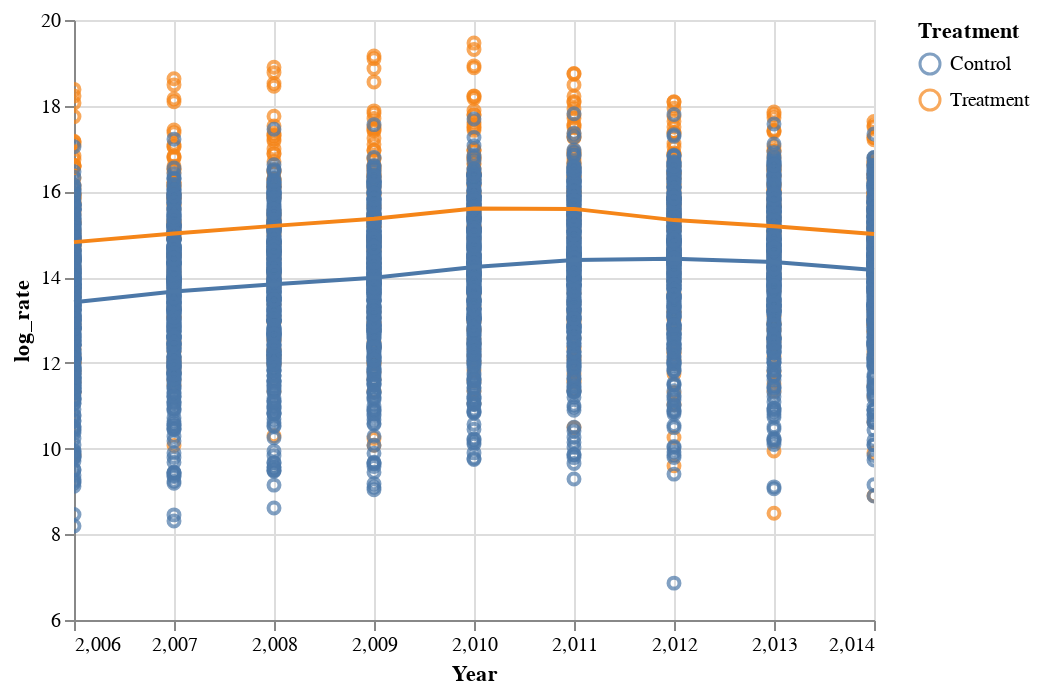

Notebook source saved alongside this figure:
### Code cell
import altair as alt

base = alt.Chart(Prescriptions).mark_point(clip=True).encode(
    alt.X('Year', scale=alt.Scale(zero=False)),
    alt.Y('log_rate', scale=alt.Scale(zero=False)
    ), 
color = 'Treatment:N')

base + base.transform_loess('Year', 'log_rate', groupby = ['Treatment']).mark_line()

### Figure 1 — Vega-Lite specification as saved in the notebook (floating-point values rounded to 4 significant figures; data arrays with more than 128 entries replaced by an {"elided": "..."} marker saying what was removed)
{"config": {"view": {"continuousWidth": 400, "continuousHeight": 300}}, "layer": [{"mark": {"type": "point", "clip": true}, "encoding": {"color": {"type": "nominal", "field": "Treatment"}, "x": {"type": "quantitative", "field": "Year", "scale": {"zero": false}}, "y": {"type": "quantitative", "field": "log_rate", "scale": {"zero": false}}}}, {"mark": "line", "encoding": {"color": {"type": "nominal", "field": "Treatment"}, "x": {"type": "quantitative", "field": "Year", "scale": {"zero": false}}, "y": {"type": "quantitative", "field": "log_rate", "scale": {"zero": false}}}, "transform": [{"loess": "log_rate", "on": "Year", "groupby": ["Treatment"]}]}], "data": {"name": "data-807eb65b6e09d36584d3085a7c592f3b"}, "$schema": "https://vega.github.io/schema/vega-lite/v4.8.1.json", "datasets": {"data-807eb65b6e09d36584d3085a7c592f3b": {"elided": "3915 records"}}}
